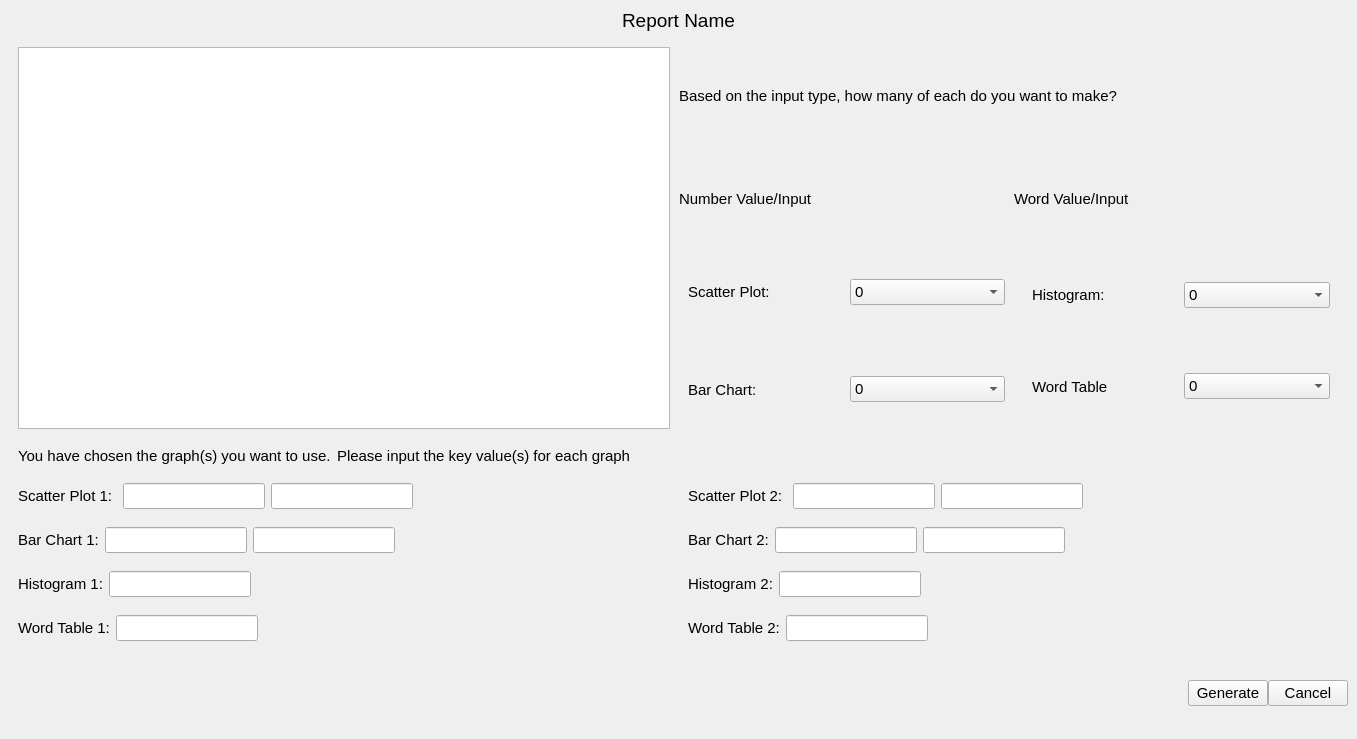
<?xml version="1.0" encoding="UTF-8"?>
<ui version="4.0">
 <class>ConstructReport</class>
 <widget class="QMainWindow" name="ConstructReport">
  <property name="geometry">
   <rect>
    <x>0</x>
    <y>0</y>
    <width>1357</width>
    <height>739</height>
   </rect>
  </property>
  <property name="windowTitle">
   <string>MainWindow</string>
  </property>
  <widget class="QWidget" name="centralwidget">
   <layout class="QVBoxLayout" name="verticalLayout">
    <item alignment="Qt::AlignHCenter|Qt::AlignTop">
     <widget class="QWidget" name="widget" native="true">
      <property name="font">
       <font>
        <pointsize>14</pointsize>
       </font>
      </property>
      <layout class="QVBoxLayout" name="verticalLayout_2">
       <property name="spacing">
        <number>0</number>
       </property>
       <property name="leftMargin">
        <number>0</number>
       </property>
       <property name="topMargin">
        <number>0</number>
       </property>
       <property name="rightMargin">
        <number>0</number>
       </property>
       <property name="bottomMargin">
        <number>0</number>
       </property>
       <item>
        <widget class="QLabel" name="report_name_label">
         <property name="text">
          <string>Report Name</string>
         </property>
        </widget>
       </item>
      </layout>
     </widget>
    </item>
    <item>
     <widget class="QWidget" name="widget_2" native="true">
      <property name="sizePolicy">
       <sizepolicy hsizetype="Preferred" vsizetype="Expanding">
        <horstretch>0</horstretch>
        <verstretch>0</verstretch>
       </sizepolicy>
      </property>
      <layout class="QVBoxLayout" name="verticalLayout_3">
       <property name="spacing">
        <number>0</number>
       </property>
       <property name="leftMargin">
        <number>0</number>
       </property>
       <property name="topMargin">
        <number>0</number>
       </property>
       <property name="rightMargin">
        <number>0</number>
       </property>
       <property name="bottomMargin">
        <number>0</number>
       </property>
       <item>
        <widget class="QWidget" name="widget_4" native="true">
         <property name="minimumSize">
          <size>
           <width>0</width>
           <height>400</height>
          </size>
         </property>
         <layout class="QHBoxLayout" name="horizontalLayout_2">
          <property name="spacing">
           <number>0</number>
          </property>
          <property name="leftMargin">
           <number>0</number>
          </property>
          <property name="topMargin">
           <number>0</number>
          </property>
          <property name="rightMargin">
           <number>0</number>
          </property>
          <property name="bottomMargin">
           <number>0</number>
          </property>
          <item>
           <widget class="QWidget" name="widget_6" native="true">
            <layout class="QVBoxLayout" name="verticalLayout_4">
             <item>
              <widget class="QTableWidget" name="table_show_report">
               <property name="sizePolicy">
                <sizepolicy hsizetype="Preferred" vsizetype="Preferred">
                 <horstretch>0</horstretch>
                 <verstretch>0</verstretch>
                </sizepolicy>
               </property>
              </widget>
             </item>
            </layout>
           </widget>
          </item>
          <item>
           <widget class="QWidget" name="widget_7" native="true">
            <property name="font">
             <font>
              <pointsize>11</pointsize>
             </font>
            </property>
            <layout class="QVBoxLayout" name="verticalLayout_5">
             <property name="spacing">
              <number>0</number>
             </property>
             <property name="leftMargin">
              <number>0</number>
             </property>
             <property name="topMargin">
              <number>0</number>
             </property>
             <property name="rightMargin">
              <number>0</number>
             </property>
             <property name="bottomMargin">
              <number>0</number>
             </property>
             <item>
              <widget class="QWidget" name="widget_9" native="true">
               <property name="sizePolicy">
                <sizepolicy hsizetype="Preferred" vsizetype="MinimumExpanding">
                 <horstretch>0</horstretch>
                 <verstretch>0</verstretch>
                </sizepolicy>
               </property>
               <layout class="QVBoxLayout" name="verticalLayout_10">
                <property name="spacing">
                 <number>0</number>
                </property>
                <property name="leftMargin">
                 <number>0</number>
                </property>
                <property name="rightMargin">
                 <number>0</number>
                </property>
                <property name="bottomMargin">
                 <number>0</number>
                </property>
                <item>
                 <widget class="QWidget" name="widget_20" native="true">
                  <layout class="QVBoxLayout" name="verticalLayout_14">
                   <property name="spacing">
                    <number>0</number>
                   </property>
                   <property name="leftMargin">
                    <number>0</number>
                   </property>
                   <property name="topMargin">
                    <number>0</number>
                   </property>
                   <property name="rightMargin">
                    <number>0</number>
                   </property>
                   <property name="bottomMargin">
                    <number>0</number>
                   </property>
                   <item>
                    <widget class="QLabel" name="label_7">
                     <property name="text">
                      <string>Based on the input type, how many of each do you want to make?</string>
                     </property>
                    </widget>
                   </item>
                   <item>
                    <widget class="QWidget" name="widget_8" native="true">
                     <layout class="QVBoxLayout" name="verticalLayout_6">
                      <property name="spacing">
                       <number>0</number>
                      </property>
                      <property name="leftMargin">
                       <number>0</number>
                      </property>
                      <property name="rightMargin">
                       <number>0</number>
                      </property>
                      <property name="bottomMargin">
                       <number>0</number>
                      </property>
                      <item>
                       <widget class="QWidget" name="widget_10" native="true">
                        <property name="sizePolicy">
                         <sizepolicy hsizetype="Preferred" vsizetype="Preferred">
                          <horstretch>0</horstretch>
                          <verstretch>0</verstretch>
                         </sizepolicy>
                        </property>
                        <layout class="QHBoxLayout" name="horizontalLayout_3">
                         <property name="spacing">
                          <number>0</number>
                         </property>
                         <property name="leftMargin">
                          <number>0</number>
                         </property>
                         <property name="topMargin">
                          <number>0</number>
                         </property>
                         <property name="rightMargin">
                          <number>0</number>
                         </property>
                         <property name="bottomMargin">
                          <number>0</number>
                         </property>
                         <item>
                          <widget class="QWidget" name="widget_11" native="true">
                           <layout class="QVBoxLayout" name="verticalLayout_7">
                            <property name="spacing">
                             <number>0</number>
                            </property>
                            <property name="leftMargin">
                             <number>0</number>
                            </property>
                            <property name="topMargin">
                             <number>0</number>
                            </property>
                            <property name="rightMargin">
                             <number>0</number>
                            </property>
                            <property name="bottomMargin">
                             <number>0</number>
                            </property>
                            <item>
                             <widget class="QLabel" name="label">
                              <property name="text">
                               <string>Number Value/Input</string>
                              </property>
                             </widget>
                            </item>
                           </layout>
                          </widget>
                         </item>
                         <item>
                          <widget class="QWidget" name="widget_12" native="true">
                           <layout class="QVBoxLayout" name="verticalLayout_8">
                            <property name="spacing">
                             <number>0</number>
                            </property>
                            <property name="leftMargin">
                             <number>0</number>
                            </property>
                            <property name="topMargin">
                             <number>0</number>
                            </property>
                            <property name="rightMargin">
                             <number>0</number>
                            </property>
                            <property name="bottomMargin">
                             <number>0</number>
                            </property>
                            <item>
                             <widget class="QLabel" name="label_10">
                              <property name="text">
                               <string>Word Value/Input</string>
                              </property>
                             </widget>
                            </item>
                           </layout>
                          </widget>
                         </item>
                        </layout>
                       </widget>
                      </item>
                     </layout>
                    </widget>
                   </item>
                  </layout>
                 </widget>
                </item>
                <item>
                 <widget class="QWidget" name="widget_32" native="true">
                  <layout class="QHBoxLayout" name="horizontalLayout_14">
                   <property name="spacing">
                    <number>0</number>
                   </property>
                   <property name="leftMargin">
                    <number>0</number>
                   </property>
                   <property name="topMargin">
                    <number>0</number>
                   </property>
                   <property name="rightMargin">
                    <number>0</number>
                   </property>
                   <property name="bottomMargin">
                    <number>0</number>
                   </property>
                   <item>
                    <widget class="QWidget" name="widget_33" native="true">
                     <layout class="QVBoxLayout" name="verticalLayout_20">
                      <property name="spacing">
                       <number>0</number>
                      </property>
                      <property name="leftMargin">
                       <number>0</number>
                      </property>
                      <property name="topMargin">
                       <number>0</number>
                      </property>
                      <property name="rightMargin">
                       <number>0</number>
                      </property>
                      <property name="bottomMargin">
                       <number>0</number>
                      </property>
                      <item>
                       <widget class="QWidget" name="scatterQWidget" native="true">
                        <layout class="QHBoxLayout" name="horizontalLayout_15">
                         <item>
                          <widget class="QLabel" name="label_14">
                           <property name="text">
                            <string>Scatter Plot: </string>
                           </property>
                          </widget>
                         </item>
                         <item>
                          <widget class="QComboBox" name="scatterQ">
                           <item>
                            <property name="text">
                             <string>0</string>
                            </property>
                           </item>
                           <item>
                            <property name="text">
                             <string>1</string>
                            </property>
                           </item>
                           <item>
                            <property name="text">
                             <string>2</string>
                            </property>
                           </item>
                          </widget>
                         </item>
                        </layout>
                       </widget>
                      </item>
                      <item>
                       <widget class="QWidget" name="barQWidget" native="true">
                        <layout class="QHBoxLayout" name="horizontalLayout_13">
                         <item>
                          <widget class="QLabel" name="label_13">
                           <property name="text">
                            <string>Bar Chart:</string>
                           </property>
                          </widget>
                         </item>
                         <item>
                          <widget class="QComboBox" name="barChartQ">
                           <item>
                            <property name="text">
                             <string>0</string>
                            </property>
                           </item>
                           <item>
                            <property name="text">
                             <string>1</string>
                            </property>
                           </item>
                           <item>
                            <property name="text">
                             <string>2</string>
                            </property>
                           </item>
                          </widget>
                         </item>
                        </layout>
                       </widget>
                      </item>
                     </layout>
                    </widget>
                   </item>
                   <item>
                    <widget class="QWidget" name="widget_34" native="true">
                     <layout class="QVBoxLayout" name="verticalLayout_21">
                      <item>
                       <widget class="QWidget" name="histogramQWidget" native="true">
                        <layout class="QHBoxLayout" name="horizontalLayout_12">
                         <item>
                          <widget class="QLabel" name="label_12">
                           <property name="text">
                            <string>Histogram:</string>
                           </property>
                          </widget>
                         </item>
                         <item>
                          <widget class="QComboBox" name="histogramQ">
                           <item>
                            <property name="text">
                             <string>0</string>
                            </property>
                           </item>
                           <item>
                            <property name="text">
                             <string>1</string>
                            </property>
                           </item>
                           <item>
                            <property name="text">
                             <string>2</string>
                            </property>
                           </item>
                          </widget>
                         </item>
                        </layout>
                       </widget>
                      </item>
                      <item>
                       <widget class="QWidget" name="wordTQWidget" native="true">
                        <layout class="QHBoxLayout" name="horizontalLayout_8">
                         <item>
                          <widget class="QLabel" name="label_15">
                           <property name="text">
                            <string>Word Table</string>
                           </property>
                          </widget>
                         </item>
                         <item>
                          <widget class="QComboBox" name="wordtableQ">
                           <item>
                            <property name="text">
                             <string>0</string>
                            </property>
                           </item>
                           <item>
                            <property name="text">
                             <string>1</string>
                            </property>
                           </item>
                           <item>
                            <property name="text">
                             <string>2</string>
                            </property>
                           </item>
                          </widget>
                         </item>
                        </layout>
                       </widget>
                      </item>
                     </layout>
                    </widget>
                   </item>
                  </layout>
                 </widget>
                </item>
               </layout>
              </widget>
             </item>
            </layout>
           </widget>
          </item>
         </layout>
        </widget>
       </item>
       <item>
        <widget class="QWidget" name="widget_5" native="true">
         <layout class="QVBoxLayout" name="verticalLayout_11">
          <property name="spacing">
           <number>0</number>
          </property>
          <property name="leftMargin">
           <number>0</number>
          </property>
          <property name="topMargin">
           <number>0</number>
          </property>
          <property name="rightMargin">
           <number>0</number>
          </property>
          <property name="bottomMargin">
           <number>0</number>
          </property>
          <item alignment="Qt::AlignLeft|Qt::AlignTop">
           <widget class="QWidget" name="widget_14" native="true">
            <property name="font">
             <font>
              <pointsize>11</pointsize>
             </font>
            </property>
            <layout class="QHBoxLayout" name="horizontalLayout_5">
             <item>
              <widget class="QLabel" name="label_3">
               <property name="text">
                <string>You have chosen the graph(s) you want to use.</string>
               </property>
              </widget>
             </item>
             <item>
              <widget class="QLabel" name="label_4">
               <property name="text">
                <string>Please input the key value(s) for each graph</string>
               </property>
              </widget>
             </item>
            </layout>
           </widget>
          </item>
          <item>
           <widget class="QWidget" name="widget_15" native="true">
            <property name="sizePolicy">
             <sizepolicy hsizetype="Preferred" vsizetype="Expanding">
              <horstretch>0</horstretch>
              <verstretch>0</verstretch>
             </sizepolicy>
            </property>
            <property name="font">
             <font>
              <pointsize>11</pointsize>
             </font>
            </property>
            <layout class="QHBoxLayout" name="horizontalLayout_4">
             <property name="spacing">
              <number>0</number>
             </property>
             <property name="leftMargin">
              <number>0</number>
             </property>
             <property name="topMargin">
              <number>0</number>
             </property>
             <property name="rightMargin">
              <number>0</number>
             </property>
             <property name="bottomMargin">
              <number>0</number>
             </property>
             <item alignment="Qt::AlignLeft">
              <widget class="QWidget" name="keyValueWidget1" native="true">
               <layout class="QVBoxLayout" name="verticalLayout_12">
                <property name="spacing">
                 <number>0</number>
                </property>
                <property name="leftMargin">
                 <number>0</number>
                </property>
                <property name="topMargin">
                 <number>0</number>
                </property>
                <property name="rightMargin">
                 <number>0</number>
                </property>
                <property name="bottomMargin">
                 <number>0</number>
                </property>
                <item alignment="Qt::AlignLeft">
                 <widget class="QWidget" name="scatterWidget1" native="true">
                  <layout class="QHBoxLayout" name="horizontalLayout_6">
                   <item>
                    <widget class="QLabel" name="label_5">
                     <property name="text">
                      <string>Scatter Plot 1: </string>
                     </property>
                    </widget>
                   </item>
                   <item>
                    <widget class="QLineEdit" name="scatter_x_1">
                     <property name="sizePolicy">
                      <sizepolicy hsizetype="Preferred" vsizetype="Fixed">
                       <horstretch>0</horstretch>
                       <verstretch>0</verstretch>
                      </sizepolicy>
                     </property>
                    </widget>
                   </item>
                   <item>
                    <widget class="QLineEdit" name="scatter_y_1">
                     <property name="sizePolicy">
                      <sizepolicy hsizetype="Preferred" vsizetype="Fixed">
                       <horstretch>0</horstretch>
                       <verstretch>0</verstretch>
                      </sizepolicy>
                     </property>
                    </widget>
                   </item>
                  </layout>
                 </widget>
                </item>
                <item alignment="Qt::AlignLeft">
                 <widget class="QWidget" name="barWidget1" native="true">
                  <layout class="QHBoxLayout" name="horizontalLayout_9">
                   <item>
                    <widget class="QLabel" name="label_8">
                     <property name="text">
                      <string>Bar Chart 1:</string>
                     </property>
                    </widget>
                   </item>
                   <item>
                    <widget class="QLineEdit" name="bar_x_1">
                     <property name="sizePolicy">
                      <sizepolicy hsizetype="Preferred" vsizetype="Fixed">
                       <horstretch>0</horstretch>
                       <verstretch>0</verstretch>
                      </sizepolicy>
                     </property>
                    </widget>
                   </item>
                   <item>
                    <widget class="QLineEdit" name="bar_y_1">
                     <property name="sizePolicy">
                      <sizepolicy hsizetype="Preferred" vsizetype="Fixed">
                       <horstretch>0</horstretch>
                       <verstretch>0</verstretch>
                      </sizepolicy>
                     </property>
                    </widget>
                   </item>
                  </layout>
                 </widget>
                </item>
                <item alignment="Qt::AlignLeft">
                 <widget class="QWidget" name="histogramWidget1" native="true">
                  <layout class="QHBoxLayout" name="horizontalLayout_10">
                   <item>
                    <widget class="QLabel" name="label_9">
                     <property name="text">
                      <string>Histogram 1:</string>
                     </property>
                    </widget>
                   </item>
                   <item>
                    <widget class="QLineEdit" name="histo_value1">
                     <property name="sizePolicy">
                      <sizepolicy hsizetype="Preferred" vsizetype="Fixed">
                       <horstretch>0</horstretch>
                       <verstretch>0</verstretch>
                      </sizepolicy>
                     </property>
                    </widget>
                   </item>
                  </layout>
                 </widget>
                </item>
                <item alignment="Qt::AlignLeft">
                 <widget class="QWidget" name="word_tableWidget1" native="true">
                  <layout class="QHBoxLayout" name="horizontalLayout_16">
                   <item>
                    <widget class="QLabel" name="label_20">
                     <property name="text">
                      <string>Word Table 1:</string>
                     </property>
                    </widget>
                   </item>
                   <item>
                    <widget class="QLineEdit" name="table_value1">
                     <property name="sizePolicy">
                      <sizepolicy hsizetype="Preferred" vsizetype="Fixed">
                       <horstretch>0</horstretch>
                       <verstretch>0</verstretch>
                      </sizepolicy>
                     </property>
                    </widget>
                   </item>
                  </layout>
                 </widget>
                </item>
               </layout>
              </widget>
             </item>
             <item>
              <widget class="QWidget" name="keyValueWidget2" native="true">
               <layout class="QVBoxLayout" name="verticalLayout_13">
                <property name="spacing">
                 <number>0</number>
                </property>
                <property name="leftMargin">
                 <number>0</number>
                </property>
                <property name="topMargin">
                 <number>0</number>
                </property>
                <property name="rightMargin">
                 <number>0</number>
                </property>
                <property name="bottomMargin">
                 <number>0</number>
                </property>
                <item alignment="Qt::AlignLeft">
                 <widget class="QWidget" name="scatterWidget2" native="true">
                  <layout class="QHBoxLayout" name="horizontalLayout_17">
                   <item>
                    <widget class="QLabel" name="label_16">
                     <property name="text">
                      <string>Scatter Plot 2: </string>
                     </property>
                    </widget>
                   </item>
                   <item>
                    <widget class="QLineEdit" name="scatter_x_2">
                     <property name="sizePolicy">
                      <sizepolicy hsizetype="Preferred" vsizetype="Fixed">
                       <horstretch>0</horstretch>
                       <verstretch>0</verstretch>
                      </sizepolicy>
                     </property>
                    </widget>
                   </item>
                   <item>
                    <widget class="QLineEdit" name="scatter_y_2">
                     <property name="sizePolicy">
                      <sizepolicy hsizetype="Preferred" vsizetype="Fixed">
                       <horstretch>0</horstretch>
                       <verstretch>0</verstretch>
                      </sizepolicy>
                     </property>
                    </widget>
                   </item>
                  </layout>
                 </widget>
                </item>
                <item alignment="Qt::AlignLeft">
                 <widget class="QWidget" name="barWidget2" native="true">
                  <layout class="QHBoxLayout" name="horizontalLayout_19">
                   <item>
                    <widget class="QLabel" name="label_18">
                     <property name="text">
                      <string>Bar Chart 2:</string>
                     </property>
                    </widget>
                   </item>
                   <item>
                    <widget class="QLineEdit" name="bar_x_2">
                     <property name="sizePolicy">
                      <sizepolicy hsizetype="Preferred" vsizetype="Fixed">
                       <horstretch>0</horstretch>
                       <verstretch>0</verstretch>
                      </sizepolicy>
                     </property>
                    </widget>
                   </item>
                   <item>
                    <widget class="QLineEdit" name="bar_y_2">
                     <property name="sizePolicy">
                      <sizepolicy hsizetype="Preferred" vsizetype="Fixed">
                       <horstretch>0</horstretch>
                       <verstretch>0</verstretch>
                      </sizepolicy>
                     </property>
                    </widget>
                   </item>
                  </layout>
                 </widget>
                </item>
                <item alignment="Qt::AlignLeft">
                 <widget class="QWidget" name="histogramWidget2" native="true">
                  <layout class="QHBoxLayout" name="horizontalLayout_20">
                   <item>
                    <widget class="QLabel" name="label_19">
                     <property name="text">
                      <string>Histogram 2:</string>
                     </property>
                    </widget>
                   </item>
                   <item>
                    <widget class="QLineEdit" name="histo_value2">
                     <property name="sizePolicy">
                      <sizepolicy hsizetype="Preferred" vsizetype="Fixed">
                       <horstretch>0</horstretch>
                       <verstretch>0</verstretch>
                      </sizepolicy>
                     </property>
                    </widget>
                   </item>
                  </layout>
                 </widget>
                </item>
                <item alignment="Qt::AlignLeft">
                 <widget class="QWidget" name="word_tableWidget2" native="true">
                  <layout class="QHBoxLayout" name="horizontalLayout_21">
                   <item>
                    <widget class="QLabel" name="label_21">
                     <property name="text">
                      <string>Word Table 2:</string>
                     </property>
                    </widget>
                   </item>
                   <item>
                    <widget class="QLineEdit" name="table_value2">
                     <property name="sizePolicy">
                      <sizepolicy hsizetype="Preferred" vsizetype="Fixed">
                       <horstretch>0</horstretch>
                       <verstretch>0</verstretch>
                      </sizepolicy>
                     </property>
                    </widget>
                   </item>
                  </layout>
                 </widget>
                </item>
               </layout>
              </widget>
             </item>
            </layout>
           </widget>
          </item>
         </layout>
        </widget>
       </item>
      </layout>
     </widget>
    </item>
    <item alignment="Qt::AlignRight">
     <widget class="QWidget" name="widget_3" native="true">
      <property name="sizePolicy">
       <sizepolicy hsizetype="Preferred" vsizetype="Expanding">
        <horstretch>0</horstretch>
        <verstretch>0</verstretch>
       </sizepolicy>
      </property>
      <property name="font">
       <font>
        <pointsize>11</pointsize>
       </font>
      </property>
      <layout class="QHBoxLayout" name="horizontalLayout">
       <property name="spacing">
        <number>0</number>
       </property>
       <property name="leftMargin">
        <number>0</number>
       </property>
       <property name="topMargin">
        <number>0</number>
       </property>
       <property name="rightMargin">
        <number>0</number>
       </property>
       <property name="bottomMargin">
        <number>0</number>
       </property>
       <item>
        <widget class="QPushButton" name="generateReport">
         <property name="text">
          <string>Generate</string>
         </property>
        </widget>
       </item>
       <item>
        <widget class="QPushButton" name="cancel">
         <property name="text">
          <string>Cancel</string>
         </property>
        </widget>
       </item>
      </layout>
     </widget>
    </item>
   </layout>
  </widget>
 </widget>
 <resources/>
 <connections/>
</ui>
